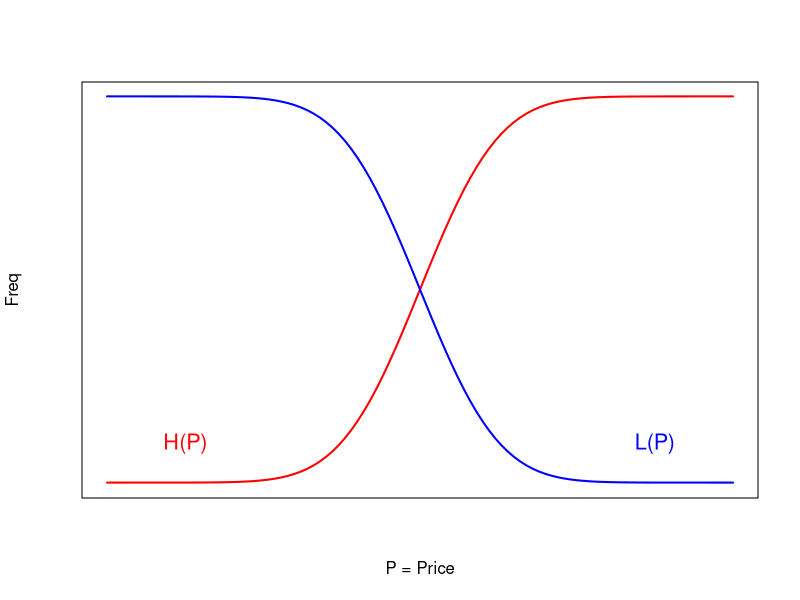
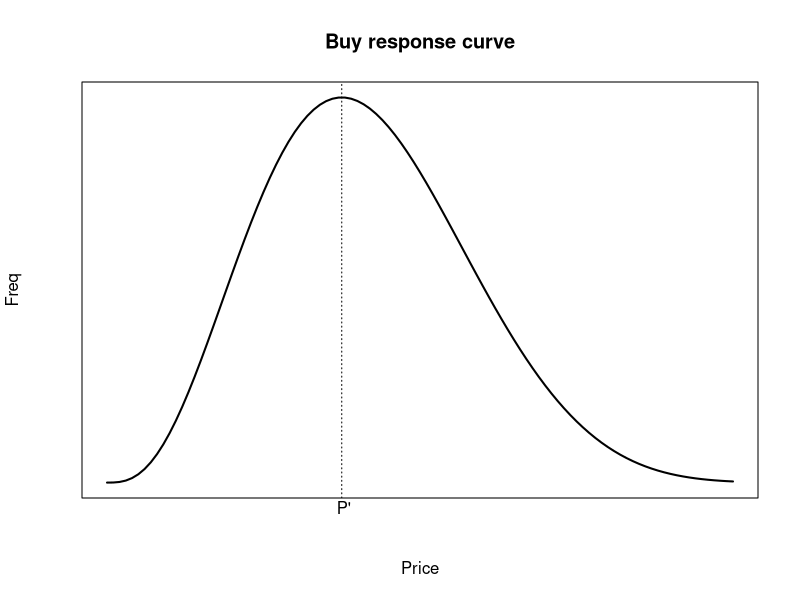
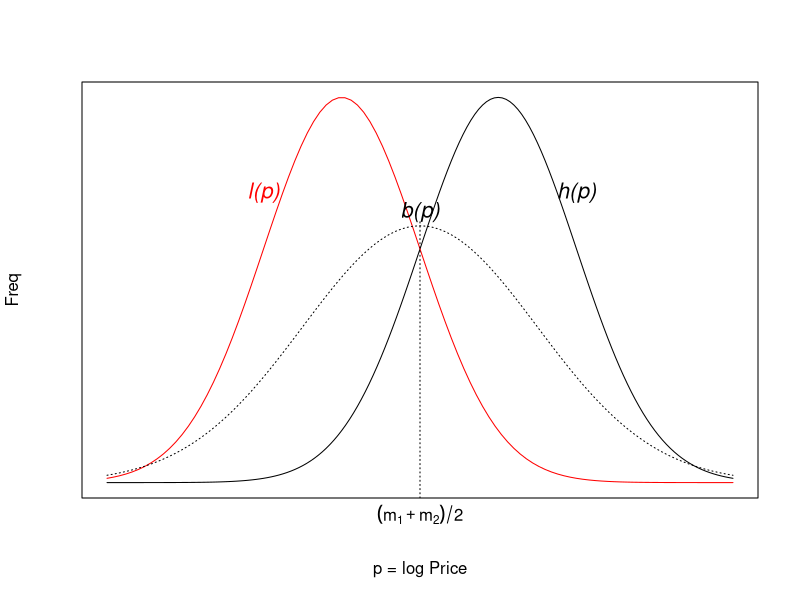
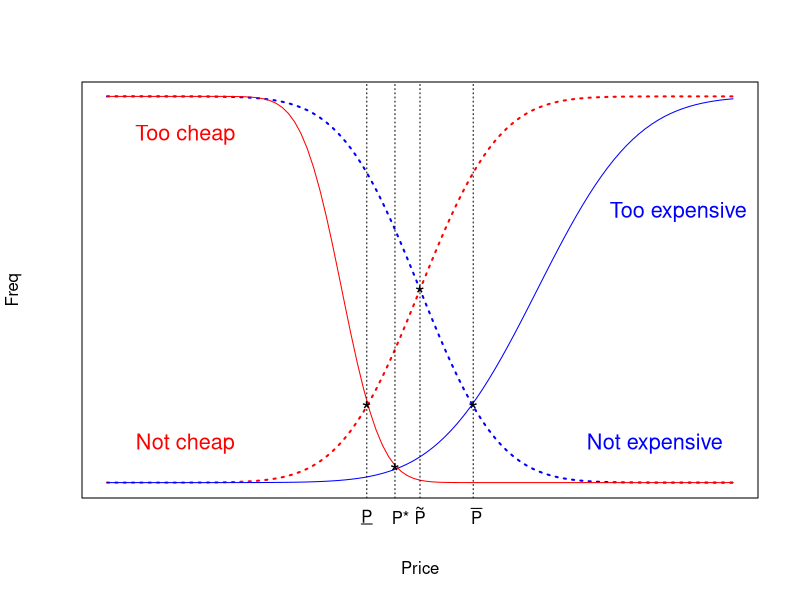
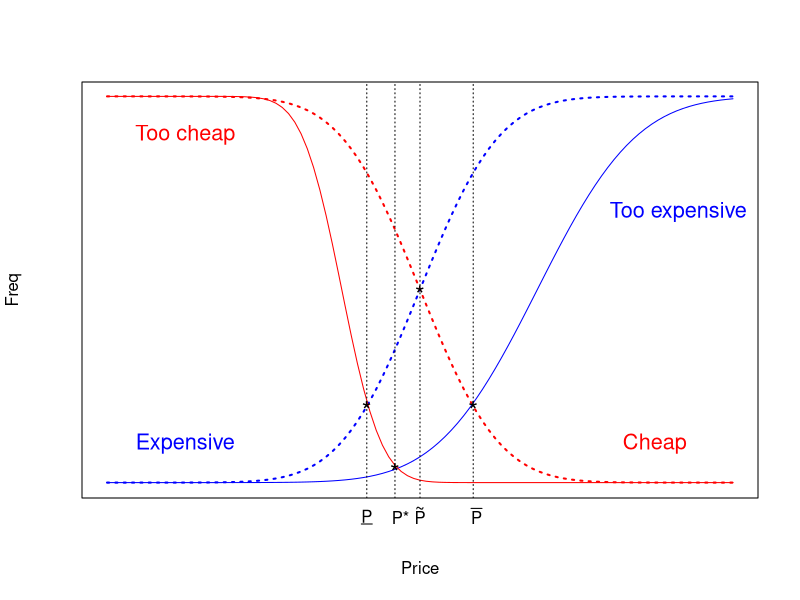

Recreate these plots in R, in order.
#PSM用図作成コード
#テキストCh.13

#13.4.1節 L(P)とH(P)
x <- seq(-4, 4, 0.05)
plot(x,dnorm(x, mean=0, sd=0.4), type="n", xlab = "P = Price", ylab = "Freq", xaxt="n", yaxt="n")
curve(pnorm(x, mean=0, sd=0.8), type="l", lty=1, col = "red", lwd = 2, add=T) #安いと感じない人
text(-3, 0.1, "H(P)", cex = 1.3, col = "red")

curve( 1- pnorm(x, mean=0, sd=0.8), type="l", lty=1, col = "blue",  lwd = 2, add=T) #高いと感じない人
text(3, 0.1, "L(P)", cex = 1.3, col = "blue")

#13.4.1節 購買反応曲線
#ベータ分布の最頻値を求めておく
alpha <- 4
beta <-  8
mode_phi <- (alpha - 1) / (alpha + beta - 2)

x <- seq(0, 0.8, 0.05)
plot(x,dbeta(x, alpha, beta), type="n", xlab = "Price", ylab = "Freq", xaxt="n", yaxt="n")
curve(dbeta(x, alpha, beta), lwd = 2, add=T)
abline(v = mode_phi, lty=3)
mtext(side=1, text = "P'", line = 0, adj= 0.385)
title(main="Buy response curve")

#13.4.1節　購買反応密度関数
x <- seq(0, 8, 0.05)

plot(x,dnorm(x, mean=5, sd=1), type="l", xlab = "p = log Price", ylab = "Freq",xaxt="n", yaxt="n")
curve(dnorm(x,3,1),add = TRUE,type="l", col = "red")
curve(dnorm(x,4,1.5),add = TRUE,type="l", lty = 3)
text(2, 0.3, "l(p)", cex = 1.3, font = 3, col = "red")
text(6, 0.3, "h(p)", cex = 1.3, font = 3)
text(4, 0.28, "b(p)", cex = 1.3, font = 3)
segments(x0 = 4, y0 = 0.27, x1 = 4, y1 = -0.05, lty = 3)
mtext(side=1, text = expression((m[1]+m[2])/2), line = 0.5, adj= 0.5)


#13.5節 PSM結果例
x <- seq(-4, 4, 0.05)

plot(x,dnorm(x, mean=0, sd=0.4), type="n", xlab = "Price", ylab = "Freq", xaxt="n", yaxt="n")
curve(pnorm(x, mean=0, sd=0.8), type="l", lty=3, col = "red", lwd = 2, add=T) #安いと感じない人
text(-3, 0.1, "Not cheap", cex = 1.3, col = "red")

curve( 1- pnorm(x, mean=0, sd=0.8), type="l", lty=3, col = "blue",  lwd = 2, add=T) #高いと感じない人
text(3, 0.1, "Not expensive", cex = 1.3, col = "blue")

curve(pnorm(x, mean=1.5, sd=1), type="l", lty=1, col = "blue", add=T) #高すぎる
text(3.3, 0.7, "Too expensive", cex = 1.3, col = "blue")

curve( 1- pnorm(x, mean=-1, sd=0.4), type="l", lty=1, col = "red", add=T) #安すぎる
text(-3, 0.9, "Too cheap", cex = 1.3, col = "red")

points(x = -0.68, y = 0.2, cex=1.5, pch="*") #最低価格
abline(v = -0.68, lty=3)
mtext(side=1, text = expression(underline(P)), line = 0.5, adj= 0.42)

points(x = 0.68, y = 0.2, cex=1.5, pch="*") #最高価格
abline(v = 0.68, lty=3)
mtext(side=1, text = expression(bar(P)), line = 0.5, adj= 0.585)

points(x = 0, y = 0.5, cex=1.5, pch="*") #受容価格
abline(v = 0, lty=3)
mtext(side=1, text = expression(tilde(P)), line = 0.5, adj= 0.5)

points(x = -0.32, y = 0.04, cex=1.5, pch="*") #最適価格
abline(v= -0.32, lty=3)
mtext(side=1, text = "P*", line = 0.5, adj= 0.47)

#13.5節 NMS型概要図
x <- seq(-4, 4, 0.05)

plot(x,dnorm(x, mean=0, sd=0.4), type="n", xlab = "Price", ylab = "Freq", xaxt="n", yaxt="n")
curve(pnorm(x, mean=0, sd=0.8), type="l", lty=3, col = "blue", lwd = 2, add=T) #安いと感じない人
text(-3, 0.1, "Expensive", cex = 1.3, col = "blue")

curve( 1- pnorm(x, mean=0, sd=0.8), type="l", lty=3, col = "red",  lwd = 2, add=T) #高いと感じない人
text(3, 0.1, "Cheap", cex = 1.3, col = "red")

curve(pnorm(x, mean=1.5, sd=1), type="l", lty=1, col = "blue", add=T) #高すぎる
text(3.3, 0.7, "Too expensive", cex = 1.3, col = "blue")

curve( 1- pnorm(x, mean=-1, sd=0.4), type="l", lty=1, col = "red", add=T) #安すぎる
text(-3, 0.9, "Too cheap", cex = 1.3, col = "red")

points(x = -0.68, y = 0.2, cex=1.5, pch="*") #最低価格
abline(v = -0.68, lty=3)
mtext(side=1, text = expression(underline(P)), line = 0.5, adj= 0.42)

points(x = 0.68, y = 0.2, cex=1.5, pch="*") #最高価格
abline(v = 0.68, lty=3)
mtext(side=1, text = expression(bar(P)), line = 0.5, adj= 0.585)

points(x = 0, y = 0.5, cex=1.5, pch="*") #受容価格
abline(v = 0, lty=3)
mtext(side=1, text = expression(tilde(P)), line = 0.5, adj= 0.5)

points(x = -0.32, y = 0.04, cex=1.5, pch="*") #最適価格
abline(v= -0.32, lty=3)
mtext(side=1, text = "P*", line = 0.5, adj= 0.47)

